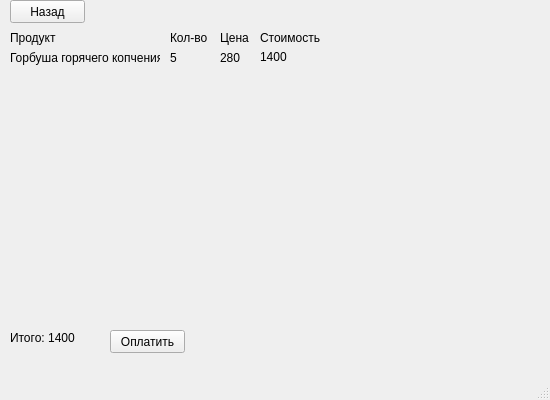
<?xml version="1.0" encoding="UTF-8"?>
<ui version="4.0">
 <class>MainWindow</class>
 <widget class="QMainWindow" name="MainWindow">
  <property name="geometry">
   <rect>
    <x>0</x>
    <y>0</y>
    <width>550</width>
    <height>400</height>
   </rect>
  </property>
  <property name="windowTitle">
   <string>MainWindow</string>
  </property>
  <widget class="QWidget" name="centralwidget">
   <widget class="QLabel" name="label">
    <property name="geometry">
     <rect>
      <x>10</x>
      <y>50</y>
      <width>150</width>
      <height>16</height>
     </rect>
    </property>
    <property name="text">
     <string>Горбуша горячего копчения</string>
    </property>
   </widget>
   <widget class="QLabel" name="label_2">
    <property name="geometry">
     <rect>
      <x>170</x>
      <y>50</y>
      <width>30</width>
      <height>16</height>
     </rect>
    </property>
    <property name="text">
     <string>5</string>
    </property>
   </widget>
   <widget class="QLabel" name="label_3">
    <property name="geometry">
     <rect>
      <x>220</x>
      <y>50</y>
      <width>30</width>
      <height>16</height>
     </rect>
    </property>
    <property name="text">
     <string>280</string>
    </property>
   </widget>
   <widget class="QLabel" name="label_4">
    <property name="geometry">
     <rect>
      <x>10</x>
      <y>30</y>
      <width>51</width>
      <height>16</height>
     </rect>
    </property>
    <property name="text">
     <string>Продукт</string>
    </property>
   </widget>
   <widget class="QLabel" name="label_5">
    <property name="geometry">
     <rect>
      <x>170</x>
      <y>30</y>
      <width>47</width>
      <height>16</height>
     </rect>
    </property>
    <property name="text">
     <string>Кол-во</string>
    </property>
   </widget>
   <widget class="QLabel" name="label_6">
    <property name="geometry">
     <rect>
      <x>220</x>
      <y>30</y>
      <width>31</width>
      <height>16</height>
     </rect>
    </property>
    <property name="text">
     <string>Цена</string>
    </property>
   </widget>
   <widget class="QLabel" name="label_7">
    <property name="geometry">
     <rect>
      <x>260</x>
      <y>30</y>
      <width>61</width>
      <height>16</height>
     </rect>
    </property>
    <property name="text">
     <string>Стоимость</string>
    </property>
   </widget>
   <widget class="QLabel" name="label_8">
    <property name="geometry">
     <rect>
      <x>260</x>
      <y>50</y>
      <width>70</width>
      <height>13</height>
     </rect>
    </property>
    <property name="text">
     <string>1400</string>
    </property>
   </widget>
   <widget class="QPushButton" name="back_btn">
    <property name="geometry">
     <rect>
      <x>10</x>
      <y>0</y>
      <width>75</width>
      <height>23</height>
     </rect>
    </property>
    <property name="text">
     <string>Назад</string>
    </property>
   </widget>
   <widget class="QLabel" name="label_9">
    <property name="geometry">
     <rect>
      <x>10</x>
      <y>330</y>
      <width>90</width>
      <height>16</height>
     </rect>
    </property>
    <property name="text">
     <string>Итого: 1400</string>
    </property>
   </widget>
   <widget class="QPushButton" name="pay_btn">
    <property name="geometry">
     <rect>
      <x>110</x>
      <y>330</y>
      <width>75</width>
      <height>23</height>
     </rect>
    </property>
    <property name="text">
     <string>Оплатить</string>
    </property>
   </widget>
  </widget>
  <widget class="QMenuBar" name="menubar">
   <property name="geometry">
    <rect>
     <x>0</x>
     <y>0</y>
     <width>550</width>
     <height>21</height>
    </rect>
   </property>
  </widget>
  <widget class="QStatusBar" name="statusbar"/>
 </widget>
 <resources/>
 <connections/>
</ui>
